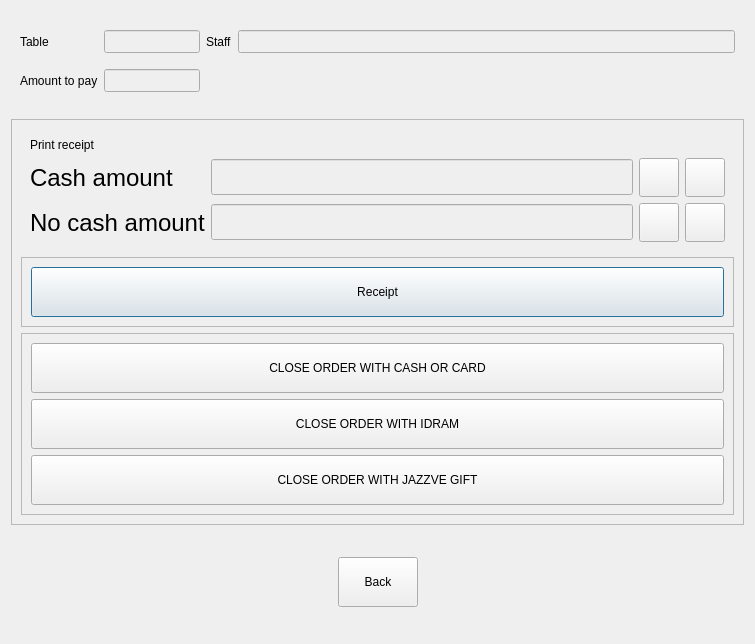
<?xml version="1.0" encoding="UTF-8"?>
<ui version="4.0">
 <class>DlgPayment</class>
 <widget class="QDialog" name="DlgPayment">
  <property name="geometry">
   <rect>
    <x>0</x>
    <y>0</y>
    <width>755</width>
    <height>644</height>
   </rect>
  </property>
  <property name="windowTitle">
   <string>Payment</string>
  </property>
  <layout class="QVBoxLayout" name="verticalLayout_2">
   <item>
    <widget class="QWidget" name="widget_2" native="true">
     <layout class="QGridLayout" name="gridLayout_2">
      <item row="0" column="0">
       <widget class="QLabel" name="label">
        <property name="text">
         <string>Table</string>
        </property>
       </widget>
      </item>
      <item row="0" column="1">
       <widget class="ELineEdit" name="leTable">
        <property name="enabled">
         <bool>false</bool>
        </property>
        <property name="maximumSize">
         <size>
          <width>100</width>
          <height>16777215</height>
         </size>
        </property>
        <property name="font">
         <font>
          <pointsize>10</pointsize>
         </font>
        </property>
        <property name="maxLength">
         <number>32773</number>
        </property>
       </widget>
      </item>
      <item row="0" column="2">
       <widget class="QLabel" name="label_2">
        <property name="text">
         <string>Staff</string>
        </property>
       </widget>
      </item>
      <item row="0" column="3">
       <widget class="ELineEdit" name="leStaff">
        <property name="enabled">
         <bool>false</bool>
        </property>
        <property name="font">
         <font>
          <pointsize>10</pointsize>
         </font>
        </property>
       </widget>
      </item>
      <item row="1" column="0">
       <widget class="QLabel" name="label_3">
        <property name="text">
         <string>Amount to pay</string>
        </property>
       </widget>
      </item>
      <item row="1" column="1">
       <widget class="ELineEdit" name="leAmount">
        <property name="enabled">
         <bool>false</bool>
        </property>
        <property name="maximumSize">
         <size>
          <width>100</width>
          <height>16777215</height>
         </size>
        </property>
        <property name="font">
         <font>
          <pointsize>10</pointsize>
         </font>
        </property>
        <property name="maxLength">
         <number>32773</number>
        </property>
       </widget>
      </item>
      <item row="1" column="2" colspan="2">
       <spacer name="horizontalSpacer_3">
        <property name="orientation">
         <enum>Qt::Horizontal</enum>
        </property>
        <property name="sizeHint" stdset="0">
         <size>
          <width>533</width>
          <height>20</height>
         </size>
        </property>
       </spacer>
      </item>
     </layout>
    </widget>
   </item>
   <item>
    <widget class="QFrame" name="frame">
     <property name="frameShape">
      <enum>QFrame::StyledPanel</enum>
     </property>
     <property name="frameShadow">
      <enum>QFrame::Raised</enum>
     </property>
     <layout class="QVBoxLayout" name="verticalLayout">
      <item>
       <widget class="QWidget" name="widget_3" native="true">
        <layout class="QGridLayout" name="gridLayout_3">
         <item row="1" column="1">
          <widget class="ELineEdit" name="leCash">
           <property name="enabled">
            <bool>false</bool>
           </property>
           <property name="font">
            <font>
             <pointsize>18</pointsize>
            </font>
           </property>
          </widget>
         </item>
         <item row="1" column="0">
          <widget class="QLabel" name="label_5">
           <property name="font">
            <font>
             <pointsize>18</pointsize>
            </font>
           </property>
           <property name="text">
            <string>Cash amount</string>
           </property>
          </widget>
         </item>
         <item row="2" column="0">
          <widget class="QLabel" name="label_6">
           <property name="font">
            <font>
             <pointsize>18</pointsize>
            </font>
           </property>
           <property name="text">
            <string>No cash amount</string>
           </property>
          </widget>
         </item>
         <item row="2" column="1">
          <widget class="ELineEdit" name="leCard">
           <property name="enabled">
            <bool>false</bool>
           </property>
           <property name="font">
            <font>
             <pointsize>18</pointsize>
            </font>
           </property>
          </widget>
         </item>
         <item row="2" column="3">
          <widget class="QToolButton" name="btnClearCard">
           <property name="text">
            <string/>
           </property>
           <property name="icon">
            <iconset resource="Res.qrc">
             <normaloff>:/res/cancel.png</normaloff>:/res/cancel.png</iconset>
           </property>
           <property name="iconSize">
            <size>
             <width>32</width>
             <height>32</height>
            </size>
           </property>
          </widget>
         </item>
         <item row="1" column="3">
          <widget class="QToolButton" name="btnClearCash">
           <property name="text">
            <string/>
           </property>
           <property name="icon">
            <iconset resource="Res.qrc">
             <normaloff>:/res/cancel.png</normaloff>:/res/cancel.png</iconset>
           </property>
           <property name="iconSize">
            <size>
             <width>32</width>
             <height>32</height>
            </size>
           </property>
          </widget>
         </item>
         <item row="1" column="2">
          <widget class="QToolButton" name="btnSetCash">
           <property name="text">
            <string/>
           </property>
           <property name="icon">
            <iconset resource="Res.qrc">
             <normaloff>:/res/calculator.png</normaloff>:/res/calculator.png</iconset>
           </property>
           <property name="iconSize">
            <size>
             <width>32</width>
             <height>32</height>
            </size>
           </property>
          </widget>
         </item>
         <item row="2" column="2">
          <widget class="QToolButton" name="btnCard">
           <property name="text">
            <string/>
           </property>
           <property name="icon">
            <iconset resource="Res.qrc">
             <normaloff>:/res/calculator.png</normaloff>:/res/calculator.png</iconset>
           </property>
           <property name="iconSize">
            <size>
             <width>32</width>
             <height>32</height>
            </size>
           </property>
          </widget>
         </item>
         <item row="0" column="0">
          <widget class="QLabel" name="label_4">
           <property name="text">
            <string>Print receipt</string>
           </property>
          </widget>
         </item>
        </layout>
       </widget>
      </item>
      <item>
       <widget class="QFrame" name="frame_3">
        <property name="minimumSize">
         <size>
          <width>0</width>
          <height>0</height>
         </size>
        </property>
        <property name="frameShape">
         <enum>QFrame::StyledPanel</enum>
        </property>
        <property name="frameShadow">
         <enum>QFrame::Raised</enum>
        </property>
        <layout class="QHBoxLayout" name="horizontalLayout_2">
         <item>
          <widget class="QPushButton" name="btnPrepaymentCash">
           <property name="minimumSize">
            <size>
             <width>0</width>
             <height>50</height>
            </size>
           </property>
           <property name="text">
            <string>Receipt</string>
           </property>
           <property name="icon">
            <iconset resource="Res.qrc">
             <normaloff>:/res/service_check.png</normaloff>:/res/service_check.png</iconset>
           </property>
           <property name="iconSize">
            <size>
             <width>48</width>
             <height>48</height>
            </size>
           </property>
          </widget>
         </item>
        </layout>
       </widget>
      </item>
      <item>
       <widget class="QFrame" name="frame_2">
        <property name="frameShape">
         <enum>QFrame::StyledPanel</enum>
        </property>
        <property name="frameShadow">
         <enum>QFrame::Raised</enum>
        </property>
        <layout class="QGridLayout" name="gridLayout">
         <item row="0" column="0">
          <widget class="QPushButton" name="btnCash">
           <property name="minimumSize">
            <size>
             <width>0</width>
             <height>50</height>
            </size>
           </property>
           <property name="text">
            <string>CLOSE ORDER WITH CASH OR CARD</string>
           </property>
           <property name="icon">
            <iconset resource="Res.qrc">
             <normaloff>:/res/wallet-with-money.png</normaloff>:/res/wallet-with-money.png</iconset>
           </property>
           <property name="iconSize">
            <size>
             <width>48</width>
             <height>48</height>
            </size>
           </property>
          </widget>
         </item>
         <item row="2" column="0">
          <widget class="QPushButton" name="btnJazzveGift">
           <property name="minimumSize">
            <size>
             <width>0</width>
             <height>50</height>
            </size>
           </property>
           <property name="text">
            <string>CLOSE ORDER WITH JAZZVE GIFT</string>
           </property>
           <property name="icon">
            <iconset resource="Res.qrc">
             <normaloff>:/res/gift.png</normaloff>:/res/gift.png</iconset>
           </property>
           <property name="iconSize">
            <size>
             <width>48</width>
             <height>48</height>
            </size>
           </property>
          </widget>
         </item>
         <item row="1" column="0">
          <widget class="QPushButton" name="btnIDRAM">
           <property name="minimumSize">
            <size>
             <width>0</width>
             <height>50</height>
            </size>
           </property>
           <property name="text">
            <string>CLOSE ORDER WITH IDRAM</string>
           </property>
           <property name="icon">
            <iconset resource="Res.qrc">
             <normaloff>:/res/idram.png</normaloff>:/res/idram.png</iconset>
           </property>
           <property name="iconSize">
            <size>
             <width>48</width>
             <height>48</height>
            </size>
           </property>
          </widget>
         </item>
        </layout>
       </widget>
      </item>
     </layout>
    </widget>
   </item>
   <item>
    <widget class="QWidget" name="widget" native="true">
     <layout class="QHBoxLayout" name="horizontalLayout">
      <item>
       <spacer name="horizontalSpacer">
        <property name="orientation">
         <enum>Qt::Horizontal</enum>
        </property>
        <property name="sizeHint" stdset="0">
         <size>
          <width>310</width>
          <height>20</height>
         </size>
        </property>
       </spacer>
      </item>
      <item>
       <widget class="QPushButton" name="btnCancel">
        <property name="minimumSize">
         <size>
          <width>0</width>
          <height>50</height>
         </size>
        </property>
        <property name="text">
         <string>Back</string>
        </property>
        <property name="icon">
         <iconset resource="Res.qrc">
          <normaloff>:/res/cancel.png</normaloff>:/res/cancel.png</iconset>
        </property>
        <property name="iconSize">
         <size>
          <width>48</width>
          <height>48</height>
         </size>
        </property>
       </widget>
      </item>
      <item>
       <spacer name="horizontalSpacer_2">
        <property name="orientation">
         <enum>Qt::Horizontal</enum>
        </property>
        <property name="sizeHint" stdset="0">
         <size>
          <width>309</width>
          <height>20</height>
         </size>
        </property>
       </spacer>
      </item>
     </layout>
    </widget>
   </item>
  </layout>
 </widget>
 <customwidgets>
  <customwidget>
   <class>ELineEdit</class>
   <extends>QLineEdit</extends>
   <header location="global">elineedit.h</header>
  </customwidget>
 </customwidgets>
 <resources>
  <include location="Res.qrc"/>
 </resources>
 <connections/>
</ui>
